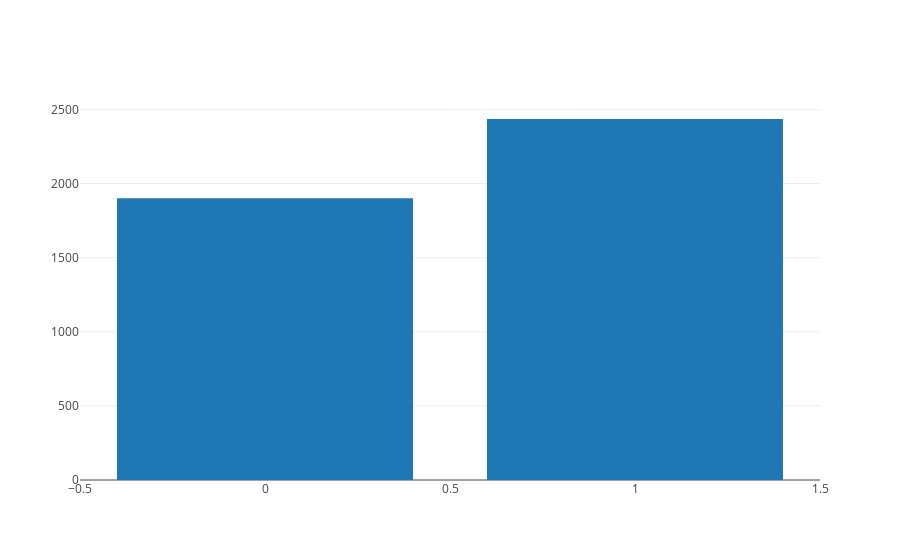

Notebook source saved alongside this figure:
### Code cell
data = [
    go.Bar(
        x=test['status'], # assign x as the dataframe column 'x'
        y=test['counts']
    )
]
plotly.offline.iplot(data)

### Figure 1 — Plotly figure (JSON) as saved in the notebook; plotly's stock layout.template omitted (floating-point values rounded to 4 significant figures)
{"data": [{"type": "bar", "x": [0, 1], "y": [1901, 2436]}], "layout": {}}
